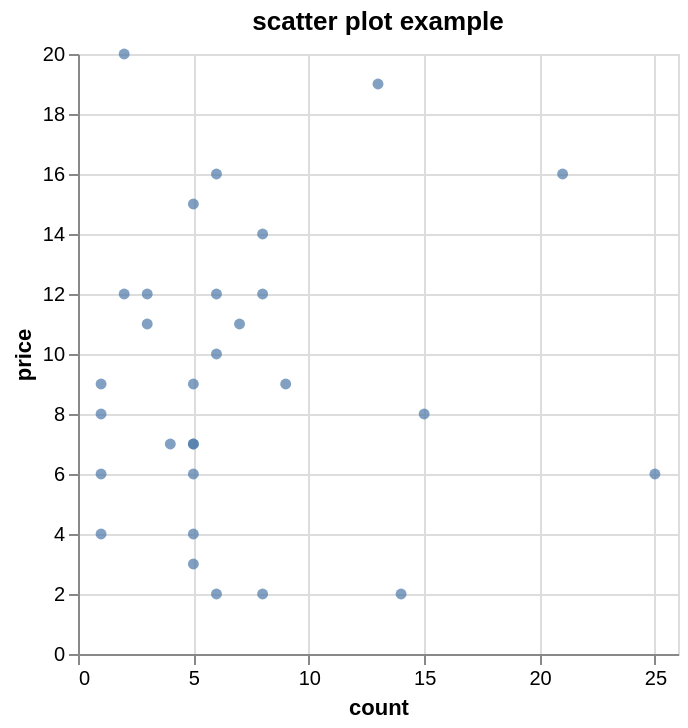

The specification (Vega-Lite) saved for this image:
### Vega-Lite specification from a JSON file in a GitHub repository (floating-point values rounded to 4 significant figures)
{"$schema": "https://vega.github.io/schema/vega-lite/v5.json", "title": {"text": "scatter plot example"}, "data": {"values": [{"price": 16, "count": 21, "section": "a"}, {"price": 19, "count": 13, "section": "b"}, {"price": 14, "count": 8, "section": "c"}, {"price": 3, "count": 5, "section": "d"}, {"price": 11, "count": 3, "section": "e"}, {"price": 20, "count": 2, "section": "a"}, {"price": 4, "count": 1, "section": "b"}, {"price": 6, "count": 1, "section": "c"}, {"price": 2, "count": 14, "section": "d"}, {"price": 12, "count": 6, "section": "e"}, {"price": 12, "count": 8, "section": "a"}, {"price": 9, "count": 9, "section": "b"}, {"price": 8, "count": 1, "section": "c"}, {"price": 11, "count": 7, "section": "d"}, {"price": 7, "count": 5, "section": "e"}, {"price": 6, "count": 5, "section": "a"}, {"price": 8, "count": 15, "section": "b"}, {"price": 4, "count": 5, "section": "c"}, {"price": 7, "count": 4, "section": "d"}, {"price": 2, "count": 8, "section": "e"}, {"price": 9, "count": 1, "section": "a"}, {"price": 12, "count": 2, "section": "b"}, {"price": 12, "count": 3, "section": "c"}, {"price": 16, "count": 6, "section": "d"}, {"price": 2, "count": 6, "section": "e"}, {"price": 6, "count": 25, "section": "a"}, {"price": 9, "count": 5, "section": "b"}, {"price": 7, "count": 5, "section": "c"}, {"price": 10, "count": 6, "section": "d"}, {"price": 15, "count": 5, "section": "e"}]}, "encoding": {"y": {"field": "price", "type": "quantitative"}, "x": {"field": "count", "type": "quantitative"}}, "mark": {"type": "point", "tooltip": true, "filled": true}}
